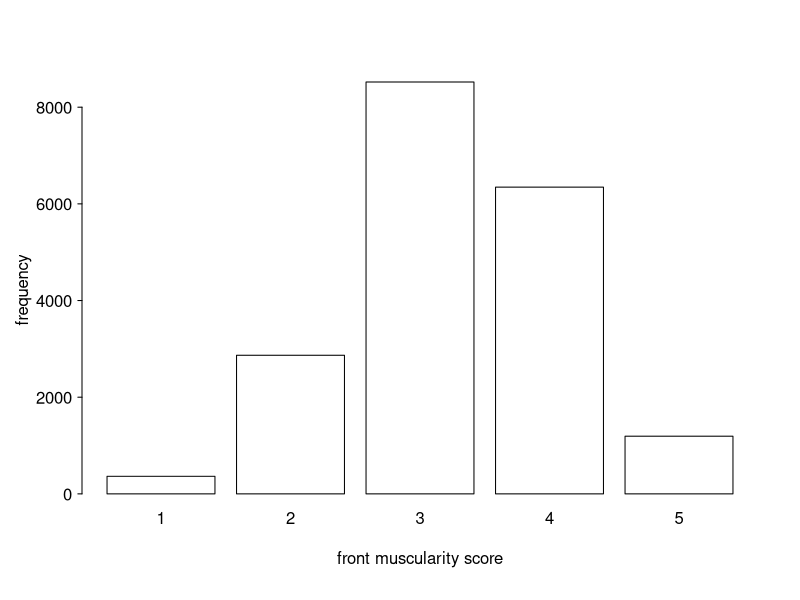

This figure's R source:
setwd('~/Desktop/Evolution/Tasks/Project/Data')
ProjectData <- read.csv('Datasetforproject.csv', stringsAsFactors = F)
head(ProjectData)

Scores <- tapply(ProjectData$Front_muscularity, ProjectData$Front_muscularity, length)

par(mgp=c(2.5, 0.5, 0), las=1, tck=-0.01)
barplot(Scores, col='white', border='black', ylab="frequency", xlab="front muscularity score")


